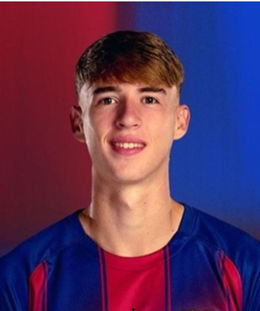
#> input picture Test/123.png, 260 x 311 px
$ python apply_border.py ../Test/123.png
#> lines starting #> are read from the running program, lines starting #| are printed output that depends on the picture; after the words box and inside, x2 and y2 are one past the last pixel; in counts of white or black regions, pixels touching at a corner belong together
"""Apply the Football Manager portrait border to a 260x310 input image.

Usage:
    python apply_border.py INPUT [OUTPUT] [--fit]

The transformation composites your portrait into the canonical FM portrait
frame defined by template_alpha.npy:

    out.RGB[p] = portrait.RGB[p]   if p in content region (opaque)
               = (0,0,0)           elsewhere (black outer glow)
    out.A[p]   = template_alpha[p]

Modes:
    default : pixel-aligned. Your 260x310 image is masked directly by the
              template (edges outside the rounded content area are clipped).
    --fit   : your portrait is scaled to cover the content bounding box,
              so nothing important is lost to the rounded corners.
"""
import os
import sys
import numpy as np
from PIL import Image

BASE = os.path.dirname(os.path.abspath(__file__))
TEMPLATE_PATH = os.path.join(BASE, "template_alpha.npy")

TARGET_SIZE = (260, 310)  # (W, H)


def load_template():
    if not os.path.exists(TEMPLATE_PATH):
        raise FileNotFoundError(
            "template_alpha.npy not found. Run build_template.py first."
        )
    return np.load(TEMPLATE_PATH)  # (H, W) uint8
#> (reads MVP1/template_alpha.npy from the repository)
#> in main, portrait is the input picture: PIL image 260x311 RGBA; mean R, G, B, A 89.8, 51.6, 92, 255


def content_bbox(content_mask):
    ys, xs = np.where(content_mask)
    return xs.min(), ys.min(), xs.max() + 1, ys.max() + 1  # x0,y0,x1,y1


def apply_border(portrait: Image.Image, template: np.ndarray, fit: bool = False) -> Image.Image:
#> called with fit = False
    H, W = template.shape
#> H = 310; W = 260
    content_mask = template == 255
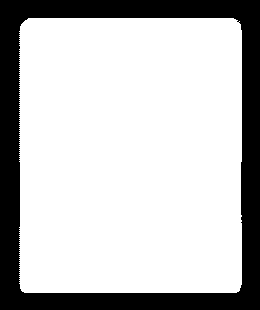
#> content_mask: shape (310, 260) bool; 75.7% white; 1 black region, box (x1, y1, x2, y2) and area: (0, 0, 260, 310) 19602

    if fit:
        # Scale portrait to cover content bbox, then place it.
        x0, y0, x1, y1 = content_bbox(content_mask)
        bw, bh = x1 - x0, y1 - y0
        src = portrait.convert("RGB")
        sw, sh = src.size
        scale = max(bw / sw, bh / sh)
        new = (max(1, round(sw * scale)), max(1, round(sh * scale)))
        src = src.resize(new, Image.LANCZOS)
        # center-crop to bbox size
        left = (src.size[0] - bw) // 2
        top = (src.size[1] - bh) // 2
        src = src.crop((left, top, left + bw, top + bh))
        canvas = np.zeros((H, W, 3), dtype=np.uint8)
        canvas[y0:y1, x0:x1] = np.asarray(src)
        rgb = canvas
    else:
        # Pixel-aligned: portrait must fill the full 260x310 frame.
        src = portrait.convert("RGB")
        if src.size != TARGET_SIZE:
            src = src.resize(TARGET_SIZE, Image.LANCZOS)
#> src: PIL image 260x310 RGB
        rgb = np.asarray(src).copy()

    # Force black everywhere outside the content region (the glow is black).
    rgb[~content_mask] = 0
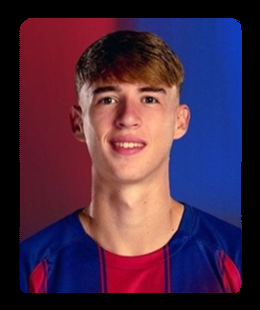
#> rgb: shape (310, 260, 3); mean R, G, B 73.3, 43.1, 68.4

    out = np.dstack([rgb, template]).astype(np.uint8)
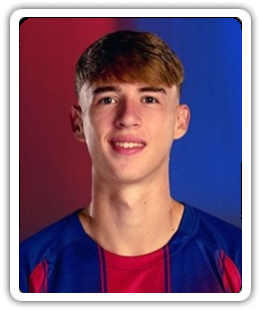
#> out: shape (310, 260, 4); mean R, G, B, A 73.3, 43.1, 68.4, 198.9; transparent parts drawn white
    return Image.fromarray(out, mode="RGBA")


def main():
    args = [a for a in sys.argv[1:]]
    fit = "--fit" in args
    args = [a for a in args if a != "--fit"]
    if not args:
        print(__doc__)
        sys.exit(1)
    inp = args[0]
    out = args[1] if len(args) > 1 else os.path.splitext(inp)[0] + "_fm.png"

    template = load_template()
    portrait = Image.open(inp)
    result = apply_border(portrait, template, fit=fit)
    result.save(out)
    print(f"Saved {out}  ({result.size[0]}x{result.size[1]}, mode={result.mode}, fit={fit})")
#| Saved ../Test/123_fm.png  (260x310, mode=RGBA, fit=False)


if __name__ == "__main__":
    main()
